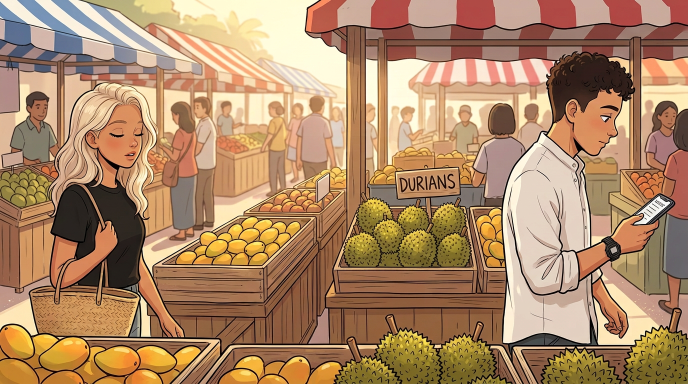
#> input picture storyboard/video/poses/s1_b_blink.png, 1376 x 768 px, given in place of s1_hr.png, which was not available (shown at 1/2 size)
$ python layers.py poses/s1_b_blink.png
#> lines starting #> are read from the running program, lines starting #| are printed output that depends on the picture
"""Split each storyboard frame into depth layers and pre-blur them for depth of field.

Layers per scene
  L0  background plate  - the whole frame with the subject painted out
  P_* subject           - the characters (clean matte), premultiplied RGBA, one per key pose
  L2  near foreground   - things closer to camera than the subject, premultiplied RGBA
  F_* optical flow between key poses, used to warp one pose into the next

Every layer is stored as a stack of disk-blurred copies (RADII, in source pixels).
The renderer picks a blur level per pixel from the circle of confusion.
"""
import math
import os
import sys

import cv2
import numpy as np

HERE = os.path.dirname(os.path.abspath(__file__))
WORK = os.environ.get("DURIAN_WORK", "/tmp/work")
PREP = os.path.join(WORK, "prep")      # upscaled frames from prep.py
CACHE = os.path.join(WORK, "cache")
MAPS = os.path.join(HERE, "maps")
POSES = os.path.join(HERE, "poses")

HRW, HRH = 2752, 1536
RADII = np.array([0, 2, 4, 7, 11, 16, 23, 32, 44], np.float32)

# Per-scene recipe. All coordinates are fractions of the frame.
#   t_lo / t_hi   subject = matte & depth inside this window (depth: 0 far .. 1 near)
#   ymax          ignore matte below this line
#   ysplit+poly   below ysplit only keep matte inside poly
#   strict        boxes where the depth test is relaxed less (keeps the vendor out)
#   exact         boxes where the depth test is not relaxed at all
#   exclude       boxes that never belong to the subject
#   depth_add     (box, lo, hi): also take pixels in this depth range (parts the matte missed)
#   near          (lo, hi) depth ramp for the near-foreground layer, near_box limits it
#   glow          boxes the character glow is limited to (None = whole subject)
#   hb            highlight boost for bokeh
#   poses         name -> (edited frame in poses/, boxes the change is limited to or None)
#   morphs        pose pairs that get optical flow, so one can be warped into the other
#   split         x that separates "her" (left) from "him" (right); without it they act as one
#   defocus       the shot throws the characters out of focus, so they need a blur stack too
#   plate         a clean, people-free version of the frame, used as the background
SCENES = {
    1: dict(t_lo=0.38, t_hi=0.72, ymax=0.90, near=(0.68, 0.80), hb=1.0, exact=[(0.84, 0.60, 1.0, 0.92)],
            depth_add=[((0.80, 0.30, 1.0, 0.68), 0.57, 0.72), ((0.84, 0.68, 0.935, 0.90), 0.45, 0.72)],
            poses={"blink": ("s1_b_blink.png", [(0.08, 0.20, 0.27, 0.50)]),
                   "lookup": ("s1_c_lookup.png", [(0.74, 0.02, 1.0, 0.50)])},
            morphs=[("base", "lookup")], split=0.5, plate="s1_plate.png"),
    2: dict(t_lo=0.18, ysplit=0.60,
            poly=[(0.30, 0.59), (0.36, 0.655), (0.415, 0.675), (0.42, 0.80), (0.45, 0.90),
                  (0.50, 0.915), (0.55, 0.90), (0.585, 0.80), (0.59, 0.69), (0.66, 0.665),
                  (0.72, 0.59)],
            near=(0.78, 0.90), hb=1.0,
            poses={"a0": ("s2_a0_start.png", None), "a": ("s2_a_reach.png", None),
                   "c": ("s2_c_eyes_meet.png", None)},
            morphs=[("a0", "a"), ("a", "base"), ("base", "c")]),
    3: dict(t_lo=0.45, strict=[(0.42, 0.15, 0.565, 0.67)], hb=1.0,
            glow=[(0.0, 0.08, 0.37, 1.0), (0.53, 0.0, 0.96, 1.0)],
            poses={"a": ("s3_a_glance.png", None)}, morphs=[("base", "a")], split=0.48),
    4: dict(t_lo=0.33, strict=[(0.42, 0.0, 0.61, 0.53)], exclude=[(0.0, 0.0, 0.245, 1.0)],
            near=(0.58, 0.70), near_box=(0.83, 0.62, 1.0, 1.0), hb=1.0,
            glow=[(0.26, 0.10, 0.80, 1.0)],
            poses={"a": ("s4_a_laugh.png", None)}, morphs=[("base", "a")], split=0.50),
    5: dict(t_lo=0.45, hb=5.0, defocus=True,
            poses={"a": ("s5_a_eyes_meet.png", None),
                   "blink": ("s5_b_blink.png", [(0.28, 0.25, 0.50, 0.60)])},
            morphs=[("base", "a")], split=0.52),
}


def smoothstep(a, b, x):
    t = np.clip((x - a) / (b - a), 0, 1)
    return t * t * (3 - 2 * t)


def box_mask(boxes, w, h, feather=0):
    m = np.zeros((h, w), np.float32)
    for x0, y0, x1, y1 in boxes:
        m[int(y0 * h):int(y1 * h), int(x0 * w):int(x1 * w)] = 1
    if feather:
        m = cv2.GaussianBlur(m, (0, 0), feather)
    return m


# [20 lines left out: functions disk_kernel, disk_blur, not called in this run]


def subject_matte(n, matte, depth):
    """Clean subject alpha at map resolution from the saliency matte and the depth map."""
    c = SCENES[n]
    h, w = matte.shape
    k5 = cv2.getStructuringElement(cv2.MORPH_ELLIPSE, (11, 11))
    k2 = cv2.getStructuringElement(cv2.MORPH_ELLIPSE, (5, 5))
    d_relaxed = cv2.dilate(depth, k5)
    if "strict" in c:
        s = box_mask(c["strict"], w, h) > 0
        d_relaxed = np.where(s, cv2.dilate(depth, k2), d_relaxed)
    if "exact" in c:
        d_relaxed = np.where(box_mask(c["exact"], w, h) > 0, depth, d_relaxed)
    b = (matte > 0.5) & (d_relaxed > c["t_lo"])
    if "t_hi" in c:
        b &= depth < c["t_hi"]
    yy = np.arange(h)[:, None] / h
    if "ymax" in c:
        b &= yy < c["ymax"]
    if "ysplit" in c:
        poly = np.zeros((h, w), np.uint8)
        pts = np.array([[x * w, y * h] for x, y in c["poly"]], np.int32)
        cv2.fillPoly(poly, [pts], 1)
        b &= (yy < c["ysplit"]) | (poly > 0)
    if "exclude" in c:
        b &= box_mask(c["exclude"], w, h) == 0
    added = np.zeros_like(b)
    for box, lo, hi in c.get("depth_add", []):
        added |= (box_mask([box], w, h) > 0) & (depth > lo) & (depth < hi) & ~b
    b = (b | added).astype(np.uint8)
    # drop specks, keep sizeable blobs
    num, lab, stats, _ = cv2.connectedComponentsWithStats(b, connectivity=8)
    keep = np.zeros(num, bool)
    keep[1:] = stats[1:, cv2.CC_STAT_AREA] > 0.0015 * h * w
    b = keep[lab].astype(np.uint8)
    # fill pin holes, and bigger holes that sit at subject depth (matte dropouts, not see-through gaps)
    num, lab, stats, _ = cv2.connectedComponentsWithStats(1 - b, connectivity=4)
    fill = np.zeros(num, bool)
    for i in range(1, num):
        x, y, bw, bh, area = stats[i]
        if x == 0 or y == 0 or x + bw == w or y + bh == h:
            continue
        fill[i] = area < 160 or np.median(depth[lab == i]) > c["t_lo"] + 0.04
    b = np.maximum(b, fill[lab].astype(np.uint8))
    core = cv2.erode(b, cv2.getStructuringElement(cv2.MORPH_ELLIPSE, (7, 7)))
    reach = cv2.dilate(b, cv2.getStructuringElement(cv2.MORPH_ELLIPSE, (5, 5)))
    a = smoothstep(0.22, 0.78, matte) * reach
    a = np.maximum(a, cv2.GaussianBlur((added & (b > 0)).astype(np.float32), (0, 0), 0.8))
    return np.maximum(a, core.astype(np.float32)), b


# [36 lines left out: functions nearest_fill, build_stack, bbox, not called in this run]


def load_pose(n, name):
    """Upscaled frame, saliency matte, depth and change mask of a pose ('base' = the storyboard frame)."""
#> called with n = 1, name = 'base'
    tag = f"s{n}" if name == "base" else f"s{n}_{name}"
    hr = cv2.cvtColor(cv2.imread(f"{PREP}/{tag}_hr.png"), cv2.COLOR_BGR2RGB)
    matte = cv2.imread(f"{MAPS}/{tag}_matte.png", 0).astype(np.float32) / 255
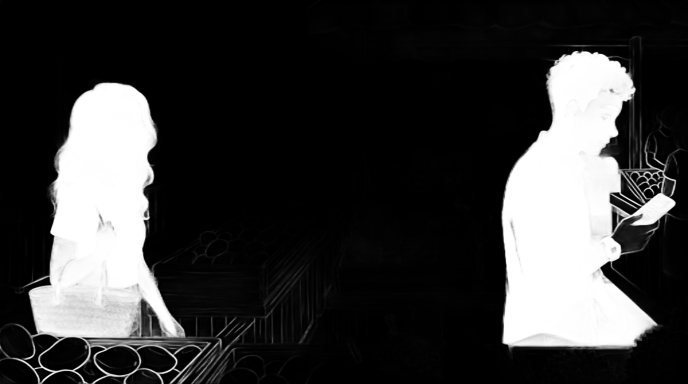
#> input picture storyboard/video/maps/s1_matte.png, 1376 x 768 px (shown at 1/2 size)
#> matte: shape (768, 1376) float32; min 0, max 1, mean 0.216
    d = cv2.imread(f"{MAPS}/{tag}_depth.png", -1)
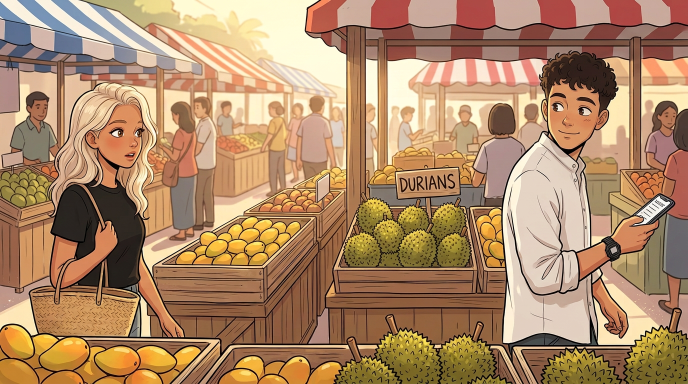
#> input picture storyboard/video/poses/s1_c_lookup.png, 1376 x 768 px, given in place of s1_depth.png, which was not available (shown at 1/2 size)
#> d is the input picture: shape (768, 1376, 3); mean B, G, R 103.7, 137.4, 174
    depth = d.astype(np.float32) / (65535 if d.dtype == np.uint16 else 255)
    mask = None if name == "base" else cv2.imread(f"{MAPS}/{tag}_mask.png", 0).astype(np.float32) / 255
    return hr, matte, depth, mask


# [17 lines left out: function morph_flow, not called in this run]


def build(n, debug=False):
    c = SCENES[n]
    names = ["base"] + list(c["poses"])
    hr, matte, depth, _ = load_pose(n, "base")
    h, w = matte.shape
#> h = 768; w = 1376
    a_base, b1 = subject_matte(n, matte, depth)
#> in subject_matte, `d_relaxed = cv2.dilate(depth, k5)`:
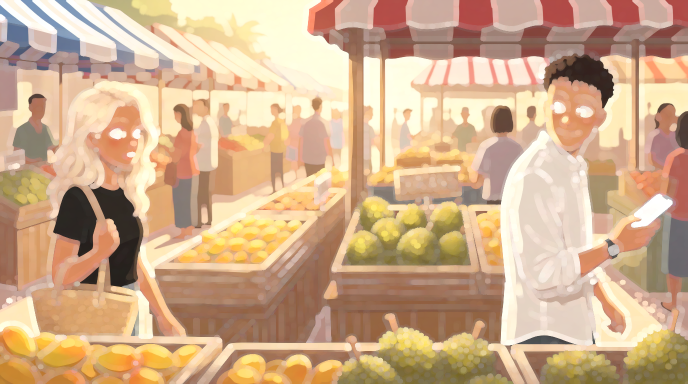
#> d_relaxed: shape (768, 1376, 3) float32 (shown at 1/2 size); mean B, G, R 0.549, 0.681, 0.814

    # every pose keeps the base cut-out except where the drawing really changed
    frames, alpha_lo, solid, masks = {"base": hr}, {"base": a_base}, {"base": b1}, {"base": np.zeros_like(a_base)}
    for name in names[1:]:
        phr, pmatte, pdepth, m = load_pose(n, name)
        a_raw, b_raw = subject_matte(n, pmatte, pdepth)
        zone = np.clip(cv2.GaussianBlur(cv2.dilate(m, np.ones((9, 9), np.uint8)), (0, 0), 2), 0, 1)
        frames[name], masks[name] = phr, m
        alpha_lo[name] = a_base * (1 - zone) + a_raw * zone
        solid[name] = np.where(zone > 0.5, b_raw, b1).astype(np.uint8)
    alpha = {}
    for name in names:
        a = np.clip(cv2.resize(alpha_lo[name], (HRW, HRH), interpolation=cv2.INTER_CUBIC), 0, 1)
        alpha[name] = smoothstep(0.12, 0.88, a).astype(np.float32)
    a_any = np.max([alpha[k] for k in names], axis=0)
    D = cv2.resize(depth, (HRW, HRH), interpolation=cv2.INTER_CUBIC)

    # subject depth: taken from inside the matte and pushed outwards over the edge
    core = cv2.erode(b1, cv2.getStructuringElement(cv2.MORPH_ELLIPSE, (9, 9))) > 0
    d1_lo = nearest_fill(depth, core) if core.any() else depth
    D1 = cv2.GaussianBlur(cv2.resize(d1_lo, (HRW, HRH), interpolation=cv2.INTER_LINEAR), (0, 0), 5)
    # one representative depth per connected blob, so each character moves as one piece
    num, lab = cv2.connectedComponents(b1, connectivity=8)
    med_lo = np.zeros_like(depth)
    for i in range(1, num):
        sel = (lab == i) & core
        if sel.any():
            med_lo[lab == i] = np.median(depth[sel])
            print(f"  scene {n} blob {i}: depth {np.median(depth[sel]):.3f}, area {sel.mean():.3f}")
    med_lo = nearest_fill(med_lo, core) if core.any() else depth
    D1med = cv2.GaussianBlur(cv2.resize(med_lo, (HRW, HRH), interpolation=cv2.INTER_LINEAR), (0, 0), 5)

    # background plate: what is behind the characters
    carry = {}
    if c.get("plate"):                      # a clean, people-free painting of the same view
        plate = cv2.cvtColor(cv2.imread(f"{PREP}/s{n}_plate_hr.png"), cv2.COLOR_BGR2RGB).astype(np.float32)
        d0_lo = cv2.imread(f"{MAPS}/s{n}_plate_depth.png", -1).astype(np.float32) / 65535
    else:                                   # paint the characters out
        hole = cv2.dilate(b1, cv2.getStructuringElement(cv2.MORPH_ELLIPSE, (13, 13)))
        small = cv2.resize(hr, (w, h), interpolation=cv2.INTER_AREA)
        plate_lo = cv2.inpaint(small, hole, 7, cv2.INPAINT_TELEA)
        d0_lo = cv2.inpaint((depth * 255).astype(np.uint8), hole, 7, cv2.INPAINT_TELEA).astype(np.float32) / 255
        d0_lo = np.where(hole > 0, d0_lo, depth)
        hole_hr = cv2.GaussianBlur(cv2.resize(hole.astype(np.float32), (HRW, HRH)), (0, 0), 2.5)[..., None]
        plate = hr * (1 - hole_hr) + cv2.resize(plate_lo, (HRW, HRH), interpolation=cv2.INTER_CUBIC) * hole_hr
        # where a pose uncovers background the plate never had (a hand moved away, sparkles not
        # there yet), the pose brings its own background along
        for name in names[1:]:
            q = cv2.resize(frames[name], (w, h), interpolation=cv2.INTER_AREA).astype(np.float32)
            differs = cv2.GaussianBlur(np.abs(q - plate_lo).max(axis=2), (0, 0), 1.5) > 26
            need = (masks[name] > 0.5) & (solid[name] == 0) & ((hole > 0) | differs)
            need = cv2.morphologyEx(need.astype(np.uint8), cv2.MORPH_OPEN, np.ones((5, 5), np.uint8))
            need = cv2.dilate(need, cv2.getStructuringElement(cv2.MORPH_ELLIPSE, (7, 7))).astype(np.float32)
            need = cv2.GaussianBlur(cv2.resize(need, (HRW, HRH), interpolation=cv2.INTER_LINEAR), (0, 0), 3.0)
            carry[name] = np.clip(need * 1.6, 0, 1)
    D0 = cv2.resize(d0_lo, (HRW, HRH), interpolation=cv2.INTER_CUBIC)

    # near-foreground layer
    if c.get("near"):
        a2 = smoothstep(c["near"][0], c["near"][1], cv2.GaussianBlur(D, (0, 0), 3))
        if "near_box" in c:
            a2 = a2 * box_mask([c["near_box"]], HRW, HRH, feather=25)
        a2 = (a2 * (1 - a_any)).astype(np.float32)
    else:
        a2 = None

    glow = np.ones((HRH // 8, HRW // 8), np.float32)
    if c.get("glow"):
        glow = box_mask(c["glow"], HRW // 8, HRH // 8, feather=5)

    if debug:
        tiles = []
        for name in names:
            vis = frames[name].astype(np.float32) * (0.25 + 0.75 * alpha[name][..., None])
            if a2 is not None:
                vis = vis * (1 - 0.6 * a2[..., None]) + np.array([40, 90, 255], np.float32) * 0.6 * a2[..., None]
            if name in carry:
                vis = vis * (1 - 0.5 * carry[name][..., None]) + np.array([255, 60, 60], np.float32) * 0.5 * carry[name][..., None]
            tiles.append(cv2.resize(vis.astype(np.uint8), (1376, 768)))
        tiles.append(cv2.resize(np.clip(plate, 0, 255).astype(np.uint8), (1376, 768)))
        cv2.imwrite(f"{CACHE}/dbg_s{n}.jpg", cv2.cvtColor(np.vstack(tiles), cv2.COLOR_RGB2BGR))
        return

    lin = (hr.astype(np.float32) / 255) ** 2.2
    plate_lin = (np.clip(plate, 0, 255).astype(np.float32) / 255) ** 2.2
    data = dict(D0c=cv2.GaussianBlur(D0, (0, 0), 4), D0w=cv2.GaussianBlur(D0, (0, 0), 12),
                D1=D1, D1med=D1med, glow=glow)
    data["L0"] = np.stack(build_stack(plate_lin, None, c["hb"]))
    del plate_lin, plate
    x0, y0, x1, y1 = bbox(a_any, 60)
    data["box1"] = np.array([x0, y0, x1, y1])
    for name in names:                      # the characters only need the blur stack if the shot defocuses them
        srgb = frames[name][y0:y1, x0:x1].astype(np.float32) / 255
        a = alpha[name][y0:y1, x0:x1]
        if name in carry:                   # glow follows the character only, not the background it carries
            data["A_" + name] = (a * 255 + 0.5).astype(np.uint8)
            a = np.maximum(a, carry[name][y0:y1, x0:x1])
        stack = build_stack(srgb, a, 0.0, gamma=1.0, radii=RADII if c.get("defocus") else RADII[:1])
        data["P_" + name] = np.stack(stack)
    if a2 is not None:
        x0, y0, x1, y1 = bbox(a2, 60)
        data["box2"] = np.array([x0, y0, x1, y1])
        data["L2"] = np.stack(build_stack(lin[y0:y1, x0:x1], a2[y0:y1, x0:x1], c["hb"]))
    for a, b in c.get("morphs", []):
        small = [cv2.resize(frames[k], (w, h), interpolation=cv2.INTER_AREA) for k in (a, b)]
        zone = cv2.dilate(np.maximum(masks[a], masks[b]), np.ones((15, 15), np.uint8))
        data[f"F_{a}__{b}"], data[f"F_{b}__{a}"] = morph_flow(small[0], small[1], zone)
    np.savez(f"{CACHE}/s{n}_layers.npz", **data)


if __name__ == "__main__":
    os.makedirs(CACHE, exist_ok=True)
    dbg = "--debug" in sys.argv
    for n in [int(a) for a in sys.argv[1:] if a.isdigit()] or [1, 2, 3, 4, 5]:
#> (the run stopped early here; a loop or call above may not have finished)
